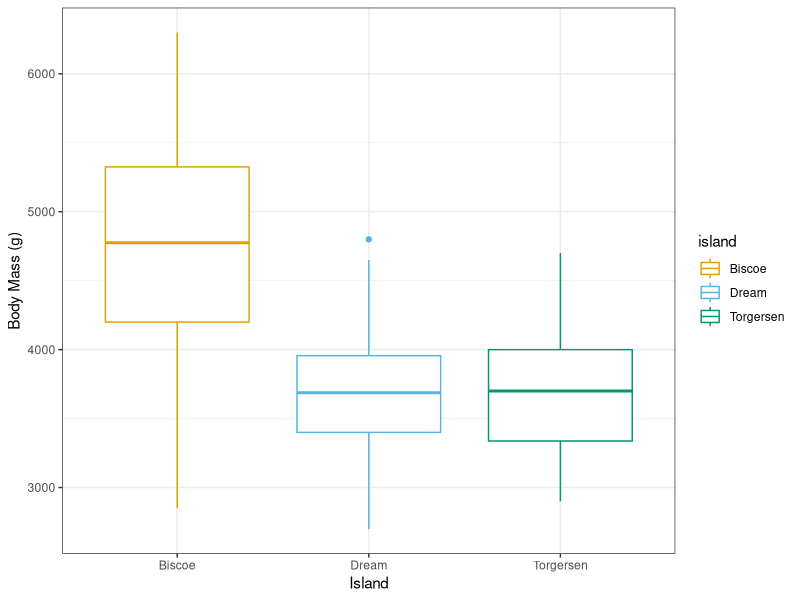

Here is the R script that generated this plot:
library(palmerpenguins)
library(ggplot2)

# Make the following changes to this basic boxplot.
# 1) Change the grey background to white
# 2) Clean up the axis labels
# 3) Make the color vary by island
# 4) Choose a color palette that you enjoy!
okabe_ito<- c("#E69F00","#56B4E9","#009573", "#F0E442", "#0072E2")
ggplot(penguins, aes(x=island, y=body_mass_g, color=island)) +
  geom_boxplot() +
  scale_color_manual(values=okabe_ito) +
  labs(x="Island",
       y="Body Mass (g)")+
  theme_bw()
